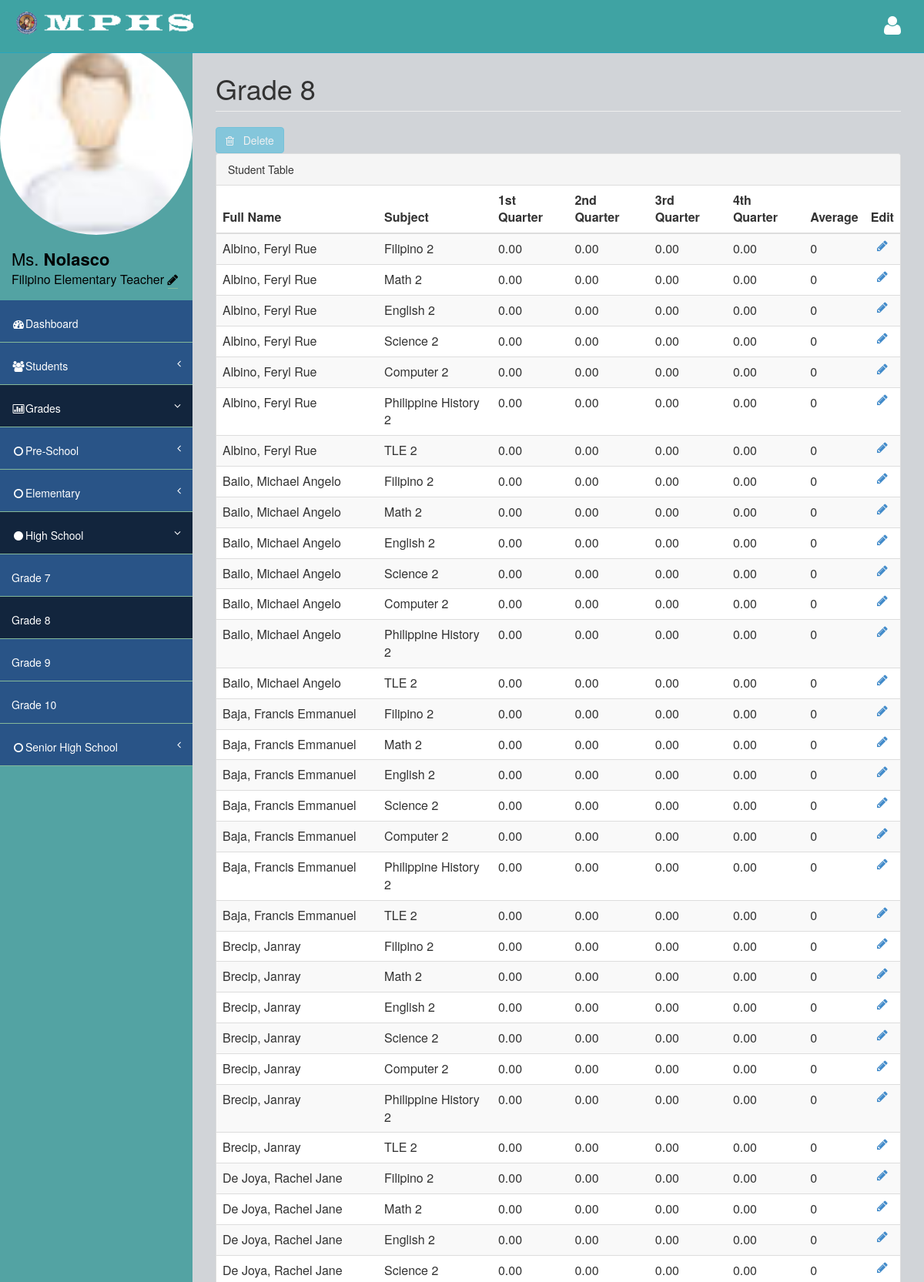
Page /Faculty/8_teacher_grades.php (signed in, upper part) on the committed database.
### tables this page shows
CREATE TABLE `faculty_tbl` (
  `fid` int(50) NOT NULL AUTO_INCREMENT,
  `id5` int(3) unsigned zerofill NOT NULL DEFAULT '002',
  `teacher_id` int(3) unsigned zerofill NOT NULL,
  `last_name` varchar(50) NOT NULL,
  `first_name` varchar(50) NOT NULL,
  `id4` int(3) unsigned zerofill NOT NULL DEFAULT '005',
  `subject_id` int(3) unsigned zerofill NOT NULL,
  `id3` int(3) unsigned zerofill NOT NULL DEFAULT '006',
  `section_id` int(3) unsigned zerofill NOT NULL,
  `user_name` varchar(50) NOT NULL,
  `user_email` varchar(50) NOT NULL,
  `user_pass` varchar(50) NOT NULL,
  `dec_pass` varchar(50) NOT NULL,
  `user_pic` varchar(255) NOT NULL DEFAULT 'user.jpg',
  `user_bio` varchar(255) NOT NULL,
  `date` date NOT NULL,
  `time` time NOT NULL,
  `hr` varchar(2) NOT NULL,
  `date2` date NOT NULL,
  `time2` time NOT NULL,
  `hr2` varchar(2) NOT NULL,
  PRIMARY KEY (`fid`,`teacher_id`)
);

CREATE TABLE `grade_tbl` (
  `gid` int(50) NOT NULL AUTO_INCREMENT,
  `id` int(3) unsigned zerofill NOT NULL DEFAULT '007',
  `grade_id` int(3) unsigned zerofill NOT NULL,
  `id3` int(3) unsigned zerofill NOT NULL DEFAULT '006',
  `section_id` int(3) unsigned zerofill NOT NULL,
  `id4` int(3) unsigned zerofill NOT NULL DEFAULT '005',
  `subject_id` int(3) unsigned zerofill NOT NULL,
  `1stQA` double(5,2) NOT NULL,
  `2ndQA` double(5,2) NOT NULL,
  `3rdQA` double(5,2) NOT NULL,
  `4thQA` double(5,2) NOT NULL,
  PRIMARY KEY (`gid`)
);

### Faculty/8_teacher_grades.php (the view, shortened to what this page needs)
<?php
include('check.php');
?>
<!DOCTYPE html>
<html>
<head>
	<?php include('link.php'); ?>
</head>
<body>
    <div id="wrapper">
        <nav class="navbar navbar-default navbar-fixed-top" role="navigation" id="navbar">
            <div class="navbar-header">
                <a class="navbar-brand" href="teacher.php"><img src="../images/ico/android-icon-48x48.png" alt="logo"><img src="../images/logo.png" alt="logo"></a>
            </div>
            <ul class="nav navbar-top-links navbar-right">
                <li class="dropdown">
                    <a class="dropdown-toggle" data-toggle="dropdown" href="#">
                        <i class="fa fa-user fa-2x"></i>
                    </a>
                </li>
            </ul>
        </nav>
        <nav class="navbar-default navbar-static-side" role="navigation">
            <div class="sidebar-collapse">
                <ul class="nav" id="side-menu">
                    <li>
                        <div class="user-section">
                            <?php
							$sql = "SELECT * FROM faculty_tbl WHERE user_email='".$_SESSION["user_email"]."'";
							$result = $conn->query($sql);
								if ($result->num_rows > 0) {
									while($row = $result->fetch_assoc())
									{
										?>
										<img src="../uploads/<?php echo $row['user_pic'];?>" alt="" width=250 height=250 style="border-radius: 50%;"/>
										<?php
									}
								}
							?>
                            <div class="user-info">
                                <div><?php
								$sql = "SELECT * FROM faculty_tbl where user_email='".$_SESSION["user_email"]."'";
								$result = $conn->query($sql);
								if ($result->num_rows > 0) {
									while($row = $result->fetch_assoc())
									{
									echo $row['first_name'];
									echo "<strong>".$row['last_name']."</strong>";
									echo "<br>";
									echo "<font size=3>";
									echo $row['user_bio'];
									?>
									<a href="user_settings.php">
									<font color=black>
										<i class="fa fa-pencil"></i>
									</font>
									</a>
									<?php
									echo "</font>";
									}
								}
							?></div>
                            </div>
                        </div>
                    </li>
                    <li>
                        <a href="teacher.php"><i class="fa fa-dashboard fa-fw"></i>Dashboard</a>
                    </li>
                    <li>
                        <a href="#"><i class="fa fa-users fa-fw"></i>Students<span class="fa arrow"></span></a>
                    </li>
                    <li class="active selected a">
                        <a href="#"><i class="fa fa-bar-chart-o fa-fw"></i>Grades<span class="fa arrow"></span></a>
                        <ul class="nav nav-second-level">
                            <li>
                                <a href="#"><i class="fa fa-circle-o fa-fw"></i>Pre-School<span class="fa arrow"></span></a>
                            </li>
                            <li>
                                <a href="#"><i class="fa fa-circle-o fa-fw"></i>Elementary<span class="fa arrow"></span></a>
                            </li>
                            <li class="active selected a">
                                <a href="#"><i class="fa fa-circle fa-fw"></i>High School<span class="fa arrow"></span></a>
                                <ul class="nav nav-second-level">
                                    <li>
                                        <a href="7_teacher_grades.php">Grade 7</a>
                                    </li>
                                    <li class="selected a">
                                        <a href="8_teacher_grades.php">Grade 8</a>
                                    </li>
                                    <li>
                                        <a href="9_teacher_grades.php">Grade 9</a>
                                    </li>
                                    <li>
                                        <a href="10_teacher_grades.php">Grade 10</a>
                                    </li>
                                </ul>
                            </li>
                            <li>
                                <a href="#"><i class="fa fa-circle-o fa-fw"></i>Senior High School<span class="fa arrow"></span></a>
                            </li>
                        </ul>
                    </li>
                </ul>
            </div>
        </nav>
        <div id="page-wrapper">
            <div class="row">
                <div class="col-lg-12">
                    <h1 class="page-header">Grade 8</h1>
                </div>
            </div>
            <button class="btn btn-info" type="button" name="btn_delselc" disabled="disabled"> <span class="fa fa-trash-o"></span> &nbsp; Delete</button>
            <div class="row">
                <div class="col-lg-12">
                    <div class="panel panel-default">
                        <div class="panel-heading">
                             Student Table
                        </div>
        <div class="content-loader">
        <table cellspacing="0" width="100%" id="example" class="table table-striped table-hover table-responsive">
        <thead>
        <tr>
        <th>Full Name</th>
        <th>Subject</th>
        <th>1st Quarter</th>
        <th>2nd Quarter</th>
        <th>3rd Quarter</th>
        <th>4th Quarter</th>
		<th>Average</th>
        <th>Edit</th>
        </tr>
        </thead>
        <tbody>
        <?php
        require_once 'connection.php';
        $stmt = $db_con->prepare("SELECT DISTINCT b.gid,b.subject_id,d.subject,a.last_name,a.first_name,b.1stQA,b.2ndQA,b.3rdQA,b.4thQA FROM stud_grade_tbl AS a INNER JOIN grade_tbl AS b LEFT JOIN faculty_tbl AS c ON c.subject_id=b.subject_id LEFT JOIN subject_tbl AS d ON d.subject_id=b.subject_id && b.subject_id = d.subject_id WHERE b.grade_id=a.grade_id && a.section_id = '010' ORDER BY b.gid");
        $stmt->execute();
        while($row=$stmt->fetch(PDO::FETCH_ASSOC))
        {
            ?>
            <tr>
            <td><?php echo $row['last_name'].", ".$row['first_name']; ?></td>
            <td><?php echo $row['subject']; ?></td>
            <td><?php echo $row['1stQA']; ?></td>
            <td><?php echo $row['2ndQA']; ?></td>
            <td><?php echo $row['3rdQA']; ?></td>
            <td><?php echo $row['4thQA']; ?></td>
			<td><?php echo ($row['1stQA'] + $row['2ndQA'] + $row['3rdQA'] + $row['4thQA']) / 4?></td>
            <td align="center">
            <a id="<?php echo $row['gid']; ?>" class="edit-link" href="#" title="Edit">
            <i class="fa fa-pencil"></i>
            </a></td>
			</tr>
			<?php
		}
		?>
        </tbody>
		</table>
        </div>
        </div>
        </div>
        </div>
        </div>
</body>
</html>

### assets/css/style.css (style rules this page uses)
body { background-color: #f8f8f8; }
#wrapper { width: 100%; margin-top: 55px!important; background-color:#53a3a3; }
#page-wrapper { padding: 0 15px; min-height: 568px; background-color:rgb(209, 212, 216); }
.navbar-static-side ul li { background-color:#295487; !important; }
.navbar-top-links li { display: inline-block; }
.navbar-top-links li:last-child { margin-right: 15px; }
.navbar-top-links li a { padding: 20px; min-height: 50px; }
.arrow { float: right; }
.fa.arrow:before { content: "\f104"; }
.active > a > .fa.arrow:before { content: "\f107"; }
.selected.a { background-color: #12253d; }
.active.selected.a { background-color: #12253d; }
.nav-second-level li, .nav-third-level li { border-bottom: none !important; }
.nav-second-level li a { padding-left: 37px; }
@media (min-width:768px) { .navbar-static-side { z-index: 1; position: absolute; width: 250px; } }

### assets/css/main-style.css (style rules this page uses)
.user-info { display: block; color:#000!important; display: inline-block; padding: 15px; margin-bottom: 0px }
.navbar-top-links > li > a { color: #FFFFFF; }
.nav > li > a { padding: 20px 15px; }
#side-menu { background-color:#04B173; }
#side-menu a { color:#fff; border-bottom: 1px solid #84B899 !important; height: 55px; }
.selected { background-color:rgb(83, 163, 163); }
#navbar { background-color:rgb(63, 163, 163); }
.navbar-brand { padding-left:20px; }
.navbar-brand img { height:30px; }
.navbar-default { border-color: #27A6BE; }
@media (min-width:768px) { #page-wrapper { position: inherit; margin: 0 0 0 250px; padding: 0 30px; min-height: 1000px; } }

### Faculty/link.php (style rules this page uses)
.user-section { font-size:22px; background-color:rgb(83, 163, 163); }

### rows in the picture
faculty_tbl: user_pic (placeholder picture), first_name "Ms.", last_name "Nolasco", user_bio "Filipino Elementary Teacher"
grade_tbl: last_name "Albino", first_name "Feryl Rue", subject "Filipino 2", 1stQA "0.00", 2ndQA "0.00", 3rdQA "0.00", 4thQA "0.00", ($row['1stQA'] + $row['2ndQA'] + $row['3rdQA'] + $row['4thQA']) / 4 "0"
grade_tbl: last_name "Albino", first_name "Feryl Rue", subject "Math 2", 1stQA "0.00", 2ndQA "0.00", 3rdQA "0.00", 4thQA "0.00", ($row['1stQA'] + $row['2ndQA'] + $row['3rdQA'] + $row['4thQA']) / 4 "0"
grade_tbl: last_name "Albino", first_name "Feryl Rue", subject "English 2", 1stQA "0.00", 2ndQA "0.00", 3rdQA "0.00", 4thQA "0.00", ($row['1stQA'] + $row['2ndQA'] + $row['3rdQA'] + $row['4thQA']) / 4 "0"
grade_tbl: last_name "Albino", first_name "Feryl Rue", subject "Science 2", 1stQA "0.00", 2ndQA "0.00", 3rdQA "0.00", 4thQA "0.00", ($row['1stQA'] + $row['2ndQA'] + $row['3rdQA'] + $row['4thQA']) / 4 "0"
grade_tbl: last_name "Albino", first_name "Feryl Rue", subject "Computer 2", 1stQA "0.00", 2ndQA "0.00", 3rdQA "0.00", 4thQA "0.00", ($row['1stQA'] + $row['2ndQA'] + $row['3rdQA'] + $row['4thQA']) / 4 "0"
grade_tbl: last_name "Albino", first_name "Feryl Rue", subject "Philippine History 2", 1stQA "0.00", 2ndQA "0.00", 3rdQA "0.00", 4thQA "0.00", ($row['1stQA'] + $row['2ndQA'] + $row['3rdQA'] + $row['4thQA']) / 4 "0"
grade_tbl: last_name "Albino", first_name "Feryl Rue", subject "TLE 2", 1stQA "0.00", 2ndQA "0.00", 3rdQA "0.00", 4thQA "0.00", ($row['1stQA'] + $row['2ndQA'] + $row['3rdQA'] + $row['4thQA']) / 4 "0"
grade_tbl: last_name "Bailo", first_name "Michael Angelo", subject "Filipino 2", 1stQA "0.00", 2ndQA "0.00", 3rdQA "0.00", 4thQA "0.00", ($row['1stQA'] + $row['2ndQA'] + $row['3rdQA'] + $row['4thQA']) / 4 "0"
grade_tbl: last_name "Bailo", first_name "Michael Angelo", subject "Math 2", 1stQA "0.00", 2ndQA "0.00", 3rdQA "0.00", 4thQA "0.00", ($row['1stQA'] + $row['2ndQA'] + $row['3rdQA'] + $row['4thQA']) / 4 "0"
grade_tbl: last_name "Bailo", first_name "Michael Angelo", subject "English 2", 1stQA "0.00", 2ndQA "0.00", 3rdQA "0.00", 4thQA "0.00", ($row['1stQA'] + $row['2ndQA'] + $row['3rdQA'] + $row['4thQA']) / 4 "0"
grade_tbl: last_name "Bailo", first_name "Michael Angelo", subject "Science 2", 1stQA "0.00", 2ndQA "0.00", 3rdQA "0.00", 4thQA "0.00", ($row['1stQA'] + $row['2ndQA'] + $row['3rdQA'] + $row['4thQA']) / 4 "0"
grade_tbl: last_name "Bailo", first_name "Michael Angelo", subject "Computer 2", 1stQA "0.00", 2ndQA "0.00", 3rdQA "0.00", 4thQA "0.00", ($row['1stQA'] + $row['2ndQA'] + $row['3rdQA'] + $row['4thQA']) / 4 "0"
grade_tbl: last_name "Bailo", first_name "Michael Angelo", subject "Philippine History 2", 1stQA "0.00", 2ndQA "0.00", 3rdQA "0.00", 4thQA "0.00", ($row['1stQA'] + $row['2ndQA'] + $row['3rdQA'] + $row['4thQA']) / 4 "0"
grade_tbl: last_name "Bailo", first_name "Michael Angelo", subject "TLE 2", 1stQA "0.00", 2ndQA "0.00", 3rdQA "0.00", 4thQA "0.00", ($row['1stQA'] + $row['2ndQA'] + $row['3rdQA'] + $row['4thQA']) / 4 "0"
grade_tbl: last_name "Baja", first_name "Francis Emmanuel", subject "Filipino 2", 1stQA "0.00", 2ndQA "0.00", 3rdQA "0.00", 4thQA "0.00", ($row['1stQA'] + $row['2ndQA'] + $row['3rdQA'] + $row['4thQA']) / 4 "0"
grade_tbl: last_name "Baja", first_name "Francis Emmanuel", subject "Math 2", 1stQA "0.00", 2ndQA "0.00", 3rdQA "0.00", 4thQA "0.00", ($row['1stQA'] + $row['2ndQA'] + $row['3rdQA'] + $row['4thQA']) / 4 "0"
grade_tbl: last_name "Baja", first_name "Francis Emmanuel", subject "English 2", 1stQA "0.00", 2ndQA "0.00", 3rdQA "0.00", 4thQA "0.00", ($row['1stQA'] + $row['2ndQA'] + $row['3rdQA'] + $row['4thQA']) / 4 "0"
grade_tbl: last_name "Baja", first_name "Francis Emmanuel", subject "Science 2", 1stQA "0.00", 2ndQA "0.00", 3rdQA "0.00", 4thQA "0.00", ($row['1stQA'] + $row['2ndQA'] + $row['3rdQA'] + $row['4thQA']) / 4 "0"
grade_tbl: last_name "Baja", first_name "Francis Emmanuel", subject "Computer 2", 1stQA "0.00", 2ndQA "0.00", 3rdQA "0.00", 4thQA "0.00", ($row['1stQA'] + $row['2ndQA'] + $row['3rdQA'] + $row['4thQA']) / 4 "0"
grade_tbl: last_name "Baja", first_name "Francis Emmanuel", subject "Philippine History 2", 1stQA "0.00", 2ndQA "0.00", 3rdQA "0.00", 4thQA "0.00", ($row['1stQA'] + $row['2ndQA'] + $row['3rdQA'] + $row['4thQA']) / 4 "0"
grade_tbl: last_name "Baja", first_name "Francis Emmanuel", subject "TLE 2", 1stQA "0.00", 2ndQA "0.00", 3rdQA "0.00", 4thQA "0.00", ($row['1stQA'] + $row['2ndQA'] + $row['3rdQA'] + $row['4thQA']) / 4 "0"
grade_tbl: last_name "Brecip", first_name "Janray", subject "Filipino 2", 1stQA "0.00", 2ndQA "0.00", 3rdQA "0.00", 4thQA "0.00", ($row['1stQA'] + $row['2ndQA'] + $row['3rdQA'] + $row['4thQA']) / 4 "0"
grade_tbl: last_name "Brecip", first_name "Janray", subject "Math 2", 1stQA "0.00", 2ndQA "0.00", 3rdQA "0.00", 4thQA "0.00", ($row['1stQA'] + $row['2ndQA'] + $row['3rdQA'] + $row['4thQA']) / 4 "0"
grade_tbl: last_name "Brecip", first_name "Janray", subject "English 2", 1stQA "0.00", 2ndQA "0.00", 3rdQA "0.00", 4thQA "0.00", ($row['1stQA'] + $row['2ndQA'] + $row['3rdQA'] + $row['4thQA']) / 4 "0"
grade_tbl: last_name "Brecip", first_name "Janray", subject "Science 2", 1stQA "0.00", 2ndQA "0.00", 3rdQA "0.00", 4thQA "0.00", ($row['1stQA'] + $row['2ndQA'] + $row['3rdQA'] + $row['4thQA']) / 4 "0"
grade_tbl: last_name "Brecip", first_name "Janray", subject "Computer 2", 1stQA "0.00", 2ndQA "0.00", 3rdQA "0.00", 4thQA "0.00", ($row['1stQA'] + $row['2ndQA'] + $row['3rdQA'] + $row['4thQA']) / 4 "0"
grade_tbl: last_name "Brecip", first_name "Janray", subject "Philippine History 2", 1stQA "0.00", 2ndQA "0.00", 3rdQA "0.00", 4thQA "0.00", ($row['1stQA'] + $row['2ndQA'] + $row['3rdQA'] + $row['4thQA']) / 4 "0"
grade_tbl: last_name "Brecip", first_name "Janray", subject "TLE 2", 1stQA "0.00", 2ndQA "0.00", 3rdQA "0.00", 4thQA "0.00", ($row['1stQA'] + $row['2ndQA'] + $row['3rdQA'] + $row['4thQA']) / 4 "0"
grade_tbl: last_name "De Joya", first_name "Rachel Jane", subject "Filipino 2", 1stQA "0.00", 2ndQA "0.00", 3rdQA "0.00", 4thQA "0.00", ($row['1stQA'] + $row['2ndQA'] + $row['3rdQA'] + $row['4thQA']) / 4 "0"
grade_tbl: last_name "De Joya", first_name "Rachel Jane", subject "Math 2", 1stQA "0.00", 2ndQA "0.00", 3rdQA "0.00", 4thQA "0.00", ($row['1stQA'] + $row['2ndQA'] + $row['3rdQA'] + $row['4thQA']) / 4 "0"
grade_tbl: last_name "De Joya", first_name "Rachel Jane", subject "English 2", 1stQA "0.00", 2ndQA "0.00", 3rdQA "0.00", 4thQA "0.00", ($row['1stQA'] + $row['2ndQA'] + $row['3rdQA'] + $row['4thQA']) / 4 "0"
grade_tbl: last_name "De Joya", first_name "Rachel Jane", subject "Science 2", 1stQA "0.00", 2ndQA "0.00", 3rdQA "0.00", 4thQA "0.00", ($row['1stQA'] + $row['2ndQA'] + $row['3rdQA'] + $row['4thQA']) / 4 "0"
